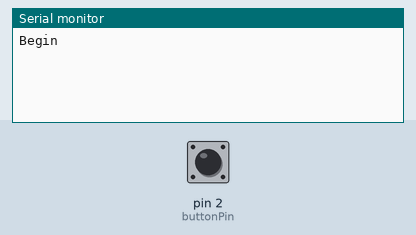
This sketch was run on a simulated Arduino Uno, built with avr-gcc and run on an emulated ATmega328P. On the bench: the last lines printed to the serial monitor. Inputs (shaded band) come from the test bench; at power-on: pin 2 (buttonPin) LOW.

Above: at 1.2 s.
1.3 s: pin 2 (buttonPin) pulled HIGH for 0.15 s
At 1.8 s:
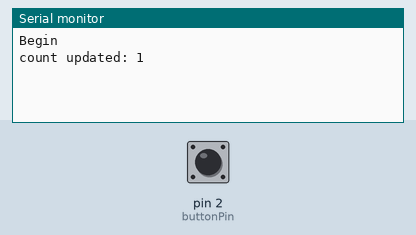
2.9 s: pin 2 (buttonPin) pulled HIGH for 1 s
At 4.2 s:
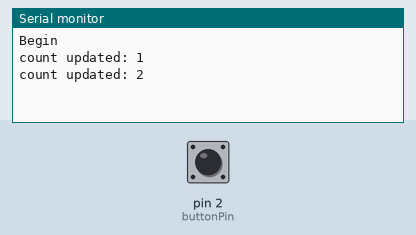
5.4 s: pin 2 (buttonPin) pulled HIGH for 0.15 s
At 6.5 s:
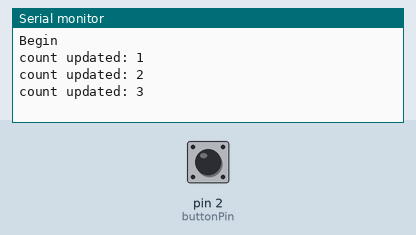

Measured:
- after the input at 1.3 s, the serial monitor: prints a new line at once (image 1)
- after the input at 2.9 s, the serial monitor: prints a new line at once (image 2)
- after the input at 5.4 s, the serial monitor: prints a new line at once (image 3)

The sketch:

ButtonDebounce2.ino
```cpp
const byte buttonPin = 2;
bool buttonState = LOW;
int count = 0;

void setup(){
  Serial.begin(9600);
  pinMode(buttonPin, INPUT);
  Serial.println("Begin");
}

void loop() {
  if(debounceButton(buttonState) == HIGH && buttonState == LOW){
    count++;
    buttonState = HIGH;
    Serial.print("count updated: ");
    Serial.println(count);
  } else if(debounceButton(buttonState) == LOW && buttonState == HIGH){
    buttonState = LOW;
    //Serial.println("if 2");
  }
}

bool debounceButton(bool state){
  //Serial.println("in function");
  bool stateNow = digitalRead(buttonPin);
  if(state != stateNow)
  {
    delay(10);
    stateNow = digitalRead(buttonPin);
  }
  return stateNow;
}
```
